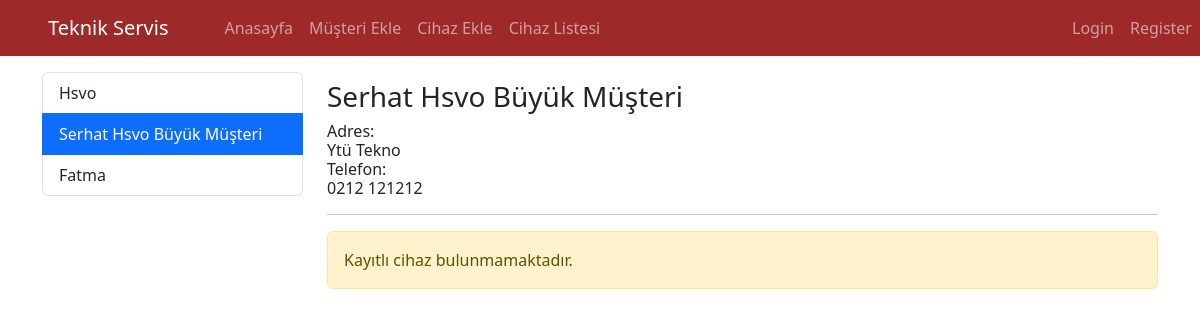
The app's page /category/serhat-hsvo-buyuk-musteri with its own data.
### blog/models.py (models this page shows, shortened)
class Category (models.Model):
    name = models.CharField (max_length=150)
    mail = models.EmailField(max_length=254, default="mail")
    telefon = models.CharField(null=False, blank=False, unique=True, max_length=11, default="telefon")
    adres = models.CharField (max_length=150, default="adres", blank=True)
    slug = models.SlugField(null=False, blank=True,unique=True, db_index=True,editable=False)

### blog/views.py (the view)
# urls.py: path("category/<slug:slug>",views.blogs_by_category, name="blogs_by_category"),
def blogs_by_category (request, slug):
    context = {
        "blogs" : Category.objects.get(slug=slug).blog_set.filter(is_active=True),
        "blog" :Category.objects.filter(slug=slug),
        "categories": Category.objects.all(),
        "selected_category" : slug
    }
    return render(request, "blog/blogs.html", context)

### blog/templates/blog/blogs.html (shortened to what this page needs)
{% extends "base.html" %}
{% block content %}
    <div class="container mt-3">
        <div class="row">
            <div class="col-3">
            {% include 'partials/_categories.html' %}
            </div>
            <div class="col-9">
                <h1 clas="title">
                     <h3>{% if blog %}
                            {% for item in blog%}
                                {{item.name|title}}
                            {% endfor %}
                        {%endif%}
                     </h3>
                        <h6 class="title">
                            {% if blog %}
                            {% for item in blog%}
                             <div>Adres:</div> {{item.adres|title}}
                             <div>Telefon:</div>{{item.telefon|title}}
                            {% endfor %}
                        {%endif%}
                        </h6>
                </h1>
                <hr>
                 {% if blogs|length > 0 %}
                   {% for blog in blogs %}
                     {% if blog.is_active %}
                          {% include 'blog/partials/_blog.html' %}
                     {% endif %}
                   {% endfor %}
                {% else %}
                    <div class ="alert alert-warning">Kayıtlı cihaz bulunmamaktadır.</div>
                {% endif %}
            </div>
        </div>
    </div>
{% endblock %}

### templates/partials/_categories.html
<div class="list-group">
{% for category in categories %}
    {% if category.slug == selected_category %}
        <a class="list-group-item list-group-action active"
            href="{% url 'blogs_by_category' category.slug %}">
            {{ category.name|title }}
        </a>
    {% else %}
    <a class="list-group-item list-group-action" href="{% url 'blogs_by_category' category.slug %}">{{ category.name|title }}</a>
    {% endif %}
    {% endfor %}
</div>

### records on screen
Category: name "Hsvo"
Category: name "Serhat Hsvo Büyük Müşteri", adres "Ytü Tekno", telefon "0212 121212"
Category: name "Fatma"
